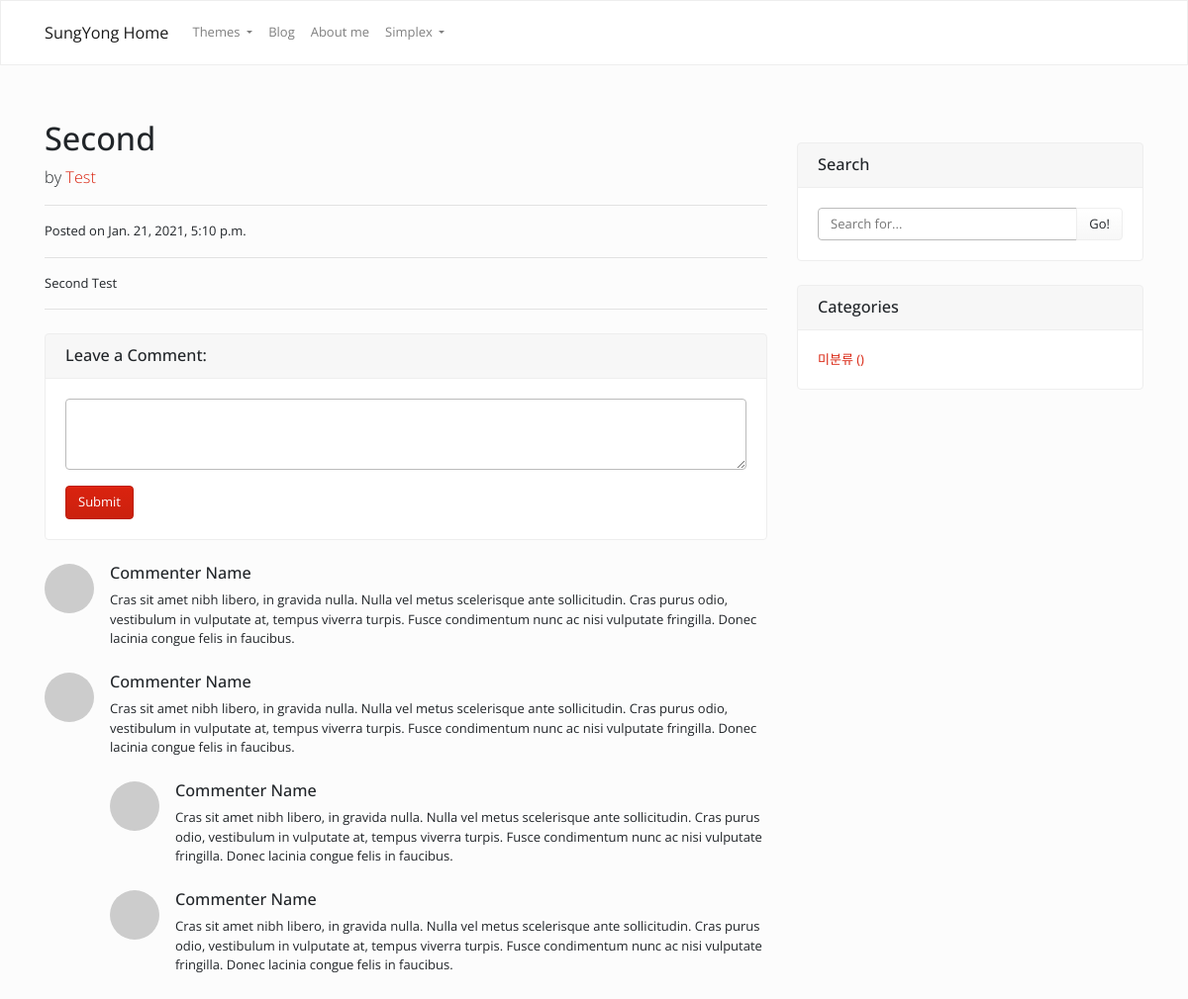
The page /blog/6/ on the database its author committed.
### blog/models.py (models this page shows, shortened)
class Post(models.Model):
    title = models.CharField(max_length=30)
    content = models.TextField()
    image = models.ImageField(upload_to='blog/%Y/%m/%d/', blank=True)
    created = models.DateTimeField()
    author = models.ForeignKey(User, on_delete=models.CASCADE)
    category = models.ForeignKey(Category, blank=True, null=True, on_delete=models.SET_NULL)

### blog/views.py (the view)
# urls.py: path('<int:pk>/', views.PostDetail.as_view()),
class PostDetail(DetailView):
    model = Post

### blog/templates/blog/post_detail.html (shortened to what this page needs)
{% extends 'blog/base.html' %}
{% block content %}
<h1>{{ object.title }}</h1>
<p class="lead">
  by
  <a href="#">{{ object.author.username }}</a>
</p>
<hr>
<p>Posted on {{ object.created }}</p>
<hr>
{{ object.content }}
<hr>
<div class="card my-4">
  <h5 class="card-header">Leave a Comment:</h5>
  <div class="card-body">
    <form>
      <div class="form-group">
        <textarea class="form-control" rows="3"></textarea>
      </div>
      <button type="submit" class="btn btn-primary">Submit</button>
    </form>
  </div>
</div>
<div class="media mb-4">
  <img class="d-flex mr-3 rounded-circle" src="http://placehold.it/50x50" alt="">
  <div class="media-body">
    <h5 class="mt-0">Commenter Name</h5>
    Cras sit amet nibh libero, in gravida nulla. Nulla vel metus scelerisque ante sollicitudin. Cras purus odio, vestibulum in vulputate at, tempus viverra turpis. Fusce condimentum nunc ac nisi vulputate fringilla. Donec lacinia congue felis in faucibus.
  </div>
</div>
<div class="media mb-4">
  <img class="d-flex mr-3 rounded-circle" src="http://placehold.it/50x50" alt="">
  <div class="media-body">
    <h5 class="mt-0">Commenter Name</h5>
    Cras sit amet nibh libero, in gravida nulla. Nulla vel metus scelerisque ante sollicitudin. Cras purus odio, vestibulum in vulputate at, tempus viverra turpis. Fusce condimentum nunc ac nisi vulputate fringilla. Donec lacinia congue felis in faucibus.
    <div class="media mt-4">
      <img class="d-flex mr-3 rounded-circle" src="http://placehold.it/50x50" alt="">
      <div class="media-body">
        <h5 class="mt-0">Commenter Name</h5>
        Cras sit amet nibh libero, in gravida nulla. Nulla vel metus scelerisque ante sollicitudin. Cras purus odio, vestibulum in vulputate at, tempus viverra turpis. Fusce condimentum nunc ac nisi vulputate fringilla. Donec lacinia congue felis in faucibus.
      </div>
    </div>
    <div class="media mt-4">
      <img class="d-flex mr-3 rounded-circle" src="http://placehold.it/50x50" alt="">
      <div class="media-body">
        <h5 class="mt-0">Commenter Name</h5>
        Cras sit amet nibh libero, in gravida nulla. Nulla vel metus scelerisque ante sollicitudin. Cras purus odio, vestibulum in vulputate at, tempus viverra turpis. Fusce condimentum nunc ac nisi vulputate fringilla. Donec lacinia congue felis in faucibus.
      </div>
    </div>
  </div>
</div>
{% endblock %}

### rows shown on the page
Post: title "Second", author.username "Test", created "Jan. 21, 2021, 5:10 p.m.", content "Second Test"
